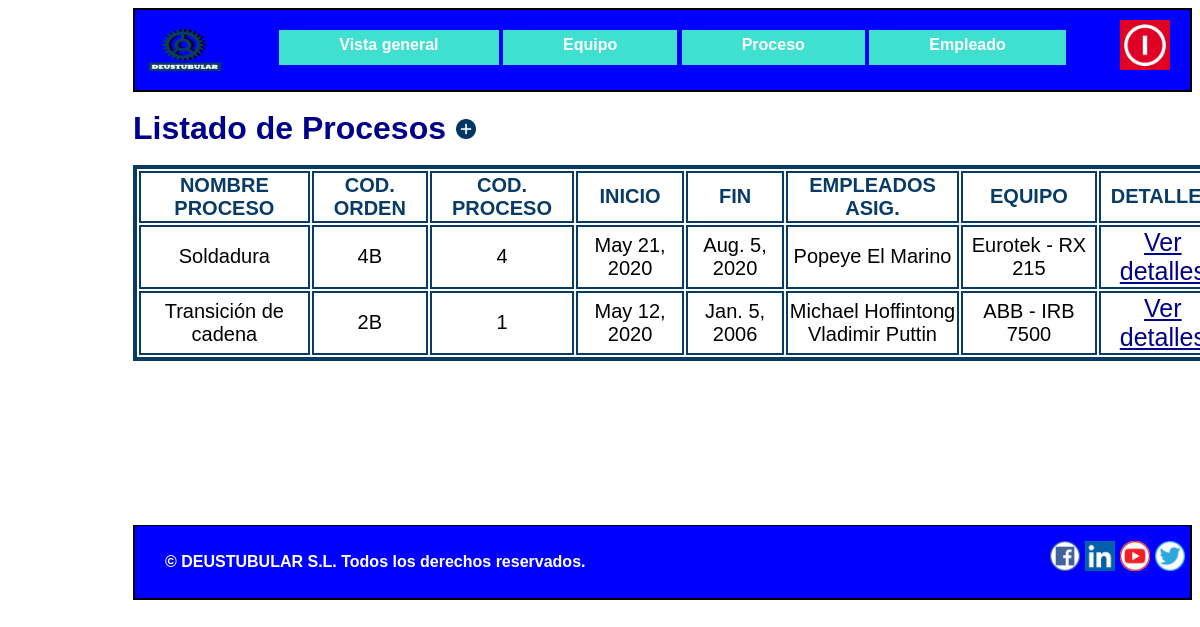
Before: /appGestion_de_la_produccion/responsable/proceso/ with the older database file.
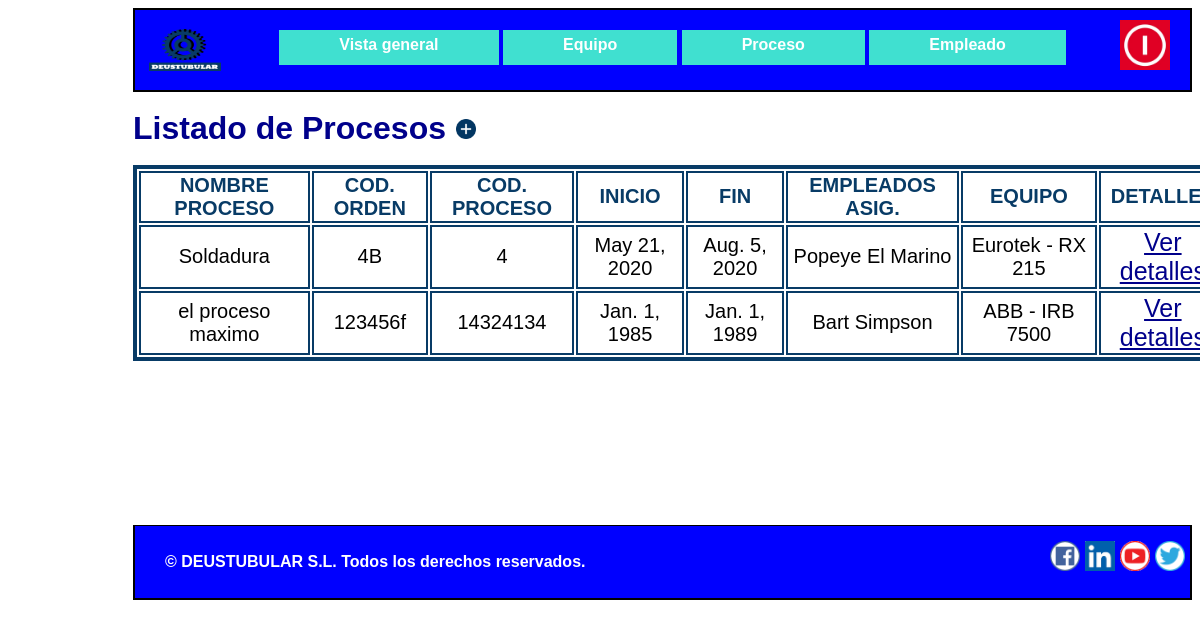
After: the same page with the newer database file.
### appGestion_de_la_produccion/models.py (models this page shows, shortened)
class Proceso(models.Model):
    empleados_asignados = models.ManyToManyField(Empleado)
    equipo=models.ForeignKey(Equipo, on_delete=models.SET_NULL, null=True)
    codigo_orden = models.CharField(max_length=10)
    codigo_proceso = models.IntegerField()
    nombre_proceso = models.CharField(max_length=50)
    referencia = models.CharField(max_length=10)
    inicio = models.DateField()
    fin = models.DateField()

class Empleado(models.Model):
    nombre = models.CharField(max_length=50)
    DNI = models.CharField(max_length=9)
    apellido = models.CharField(max_length=50)
    email = models.EmailField(max_length=100)
    telefono = models.IntegerField()
    responsable=models.BooleanField()

class Equipo(models.Model):
    modelo = models.CharField(max_length=25)
    marca = models.CharField(max_length=25)
    categoria = models.CharField(max_length=50)
    fecha_adquisicion = models.DateField()
    fecha_instalacion = models.DateField()

### appGestion_de_la_produccion/views.py (the view)
# urls.py: path('responsable/proceso/', views.lista_procesos, name='lista_procesos'),
def lista_procesos(request):
    proceso = Proceso.objects.order_by("nombre_proceso")
    context = {"lista_procesos": proceso}
    return render(request, "Proceso.html", context)

### appGestion_de_la_produccion/templates/Proceso.html
{% extends "PlantillaHeaderFooter.html"%}
{% block contenido %}
<h1>Listado de Procesos<a class="añadir" href="/appGestion_de_la_produccion/responsable/procesoform" title="Añadir nuevo proceso"><img
        src="/static/Imagenes/añadir.png" width="20" height="20"></a></h1>
<div class="tablasueltas">
<table id="cosadeproceso">
    <thead>
    <tr class="cosadeproceso">
        <td class="cosadeproceso"> <b> NOMBRE PROCESO</b> </td>
        <td class="cosadeproceso"> <b> COD. ORDEN </b> </td>
        <td class="cosadeproceso"> <b> COD. PROCESO</b> </td>
        <td class="cosadeproceso"> <b> INICIO</b> </td>
        <td class="cosadeproceso"> <b> FIN</b> </td>
        <td class="cosadeproceso"> <b> EMPLEADOS ASIG.</b> </td>
        <td class="cosadeproceso"> <b> EQUIPO</b> </td>
        <td class="cosadeproceso"> <b> DETALLES</b> </td>
    </tr>
    </thead>
    {% for Proceso in lista_procesos %}
    <tr class="cosadeproceso">
        <td class="cosadeproceso">{{ Proceso.nombre_proceso }}</td>
        <td class="cosadeproceso">{{ Proceso.codigo_orden }}</td>
        <td class="cosadeproceso">{{ Proceso.codigo_proceso }}</td>
        <td class="cosadeproceso">{{ Proceso.inicio }}</td>
        <td class="cosadeproceso">{{ Proceso.fin }}</td>
        <td class="cosadeproceso">{% for ea in Proceso.empleados_asignados.all %}
                {{ea.nombre}} {{ea.apellido}} </br>
            {% endfor %}</td>
        <td class="cosadeproceso">{{ Proceso.equipo.marca }} - {{ Proceso.equipo.modelo }}</td>
        <td class="cosadeequipo"><a href="/appGestion_de_la_produccion/responsable/proceso/{{ Proceso.id }}" title="Detalles">Ver detalles</a></td>
    </tr>
    {% endfor %}
</table>
</div>
{% endblock %}

Changed rows visible on the page:
removed Proceso: nombre_proceso "Transición de cadena", codigo_orden "2B", codigo_proceso "1", inicio "May 12, 2020", fin "Jan. 5, 2006", equipo.marca "ABB", equipo.modelo "IRB 7500"
no longer on this page (row unchanged): Empleado: nombre "Michael", apellido "Hoffintong", shown under "Transición de cadena"
no longer on this page (row unchanged): Empleado: nombre "Vladimir", apellido "Puttin", shown under "Transición de cadena"
added Proceso: nombre_proceso "el proceso maximo", codigo_orden "123456f", codigo_proceso "14324134", inicio "Jan. 1, 1985", fin "Jan. 1, 1989", equipo.marca "ABB", equipo.modelo "IRB 7500"
now on this page (row unchanged): Empleado: nombre "Bart", apellido "Simpson", shown under "el proceso maximo"
